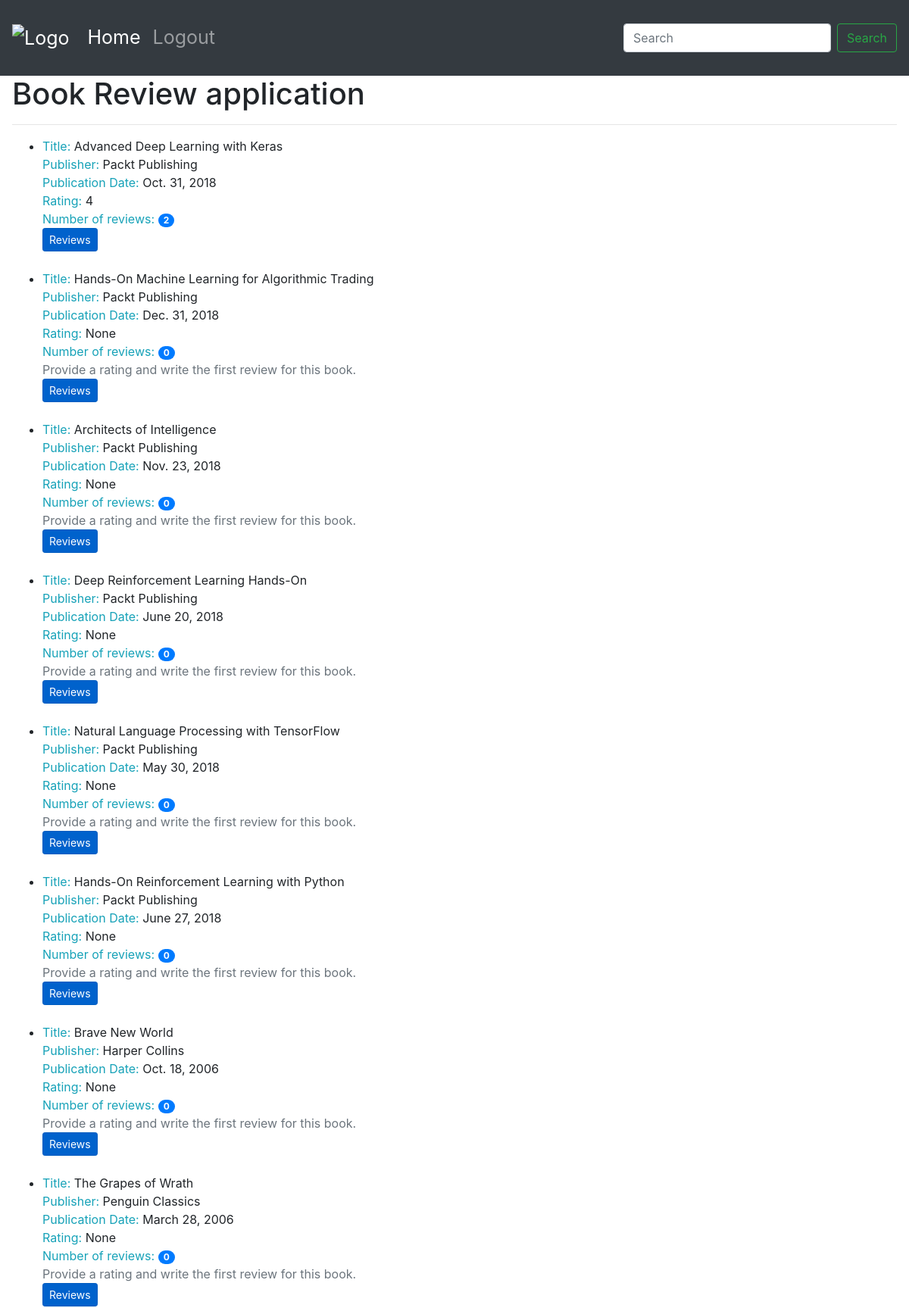
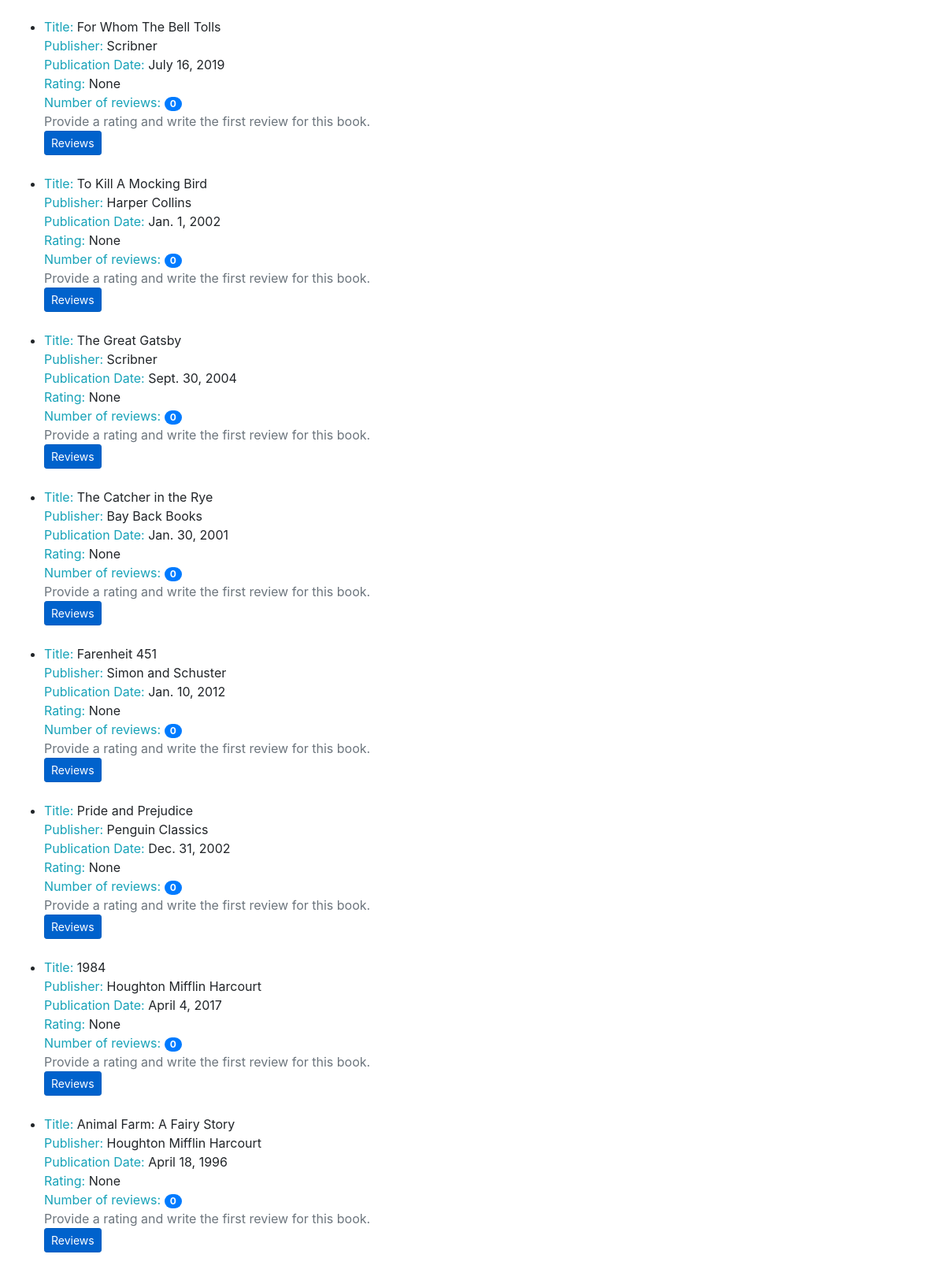
The page /books/ (upper part) on the database its author committed (2 pictures, top to bottom).
### reviews/models.py (models this page shows, shortened)
class Book(models.Model):
  title = models.CharField(max_length=70, help_text="The title of the book")
  publication_date = models.DateField(verbose_name="Date the book was published.")
  isbn = models.CharField(max_length=20, verbose_name="ISBN number of the book.")
  publisher = models.ForeignKey(Publisher, on_delete=models.CASCADE)
  contributor = models.ManyToManyField(Contributor, through="BookContributor")

class Publisher(models.Model):
  name = models.CharField(max_length=50, help_text="The name of the Publisher")
  website = models.URLField(help_text="The Publisher's website")
  email = models.EmailField(help_text="The Publisher's email address")
  def __str__(self):
    return self.name

### reviews/views.py (the view)
# urls.py: path('books/', book_list, name='book-list'),
def book_list(request):
  title = 'All Book'
  books = Book.objects.all()
  for book in books:
    reviews = book.review_set.all()
    if reviews:
      book.book_rating = average_rating([review.rating for review in reviews])
      book.number_of_reviews = len(reviews)
    else:
      book.book_rating = None
      book.number_of_reviews = 0
  return render(request, 'pages/book-list.html', {'books': books, 'title': title})

### reviews/utils.py (called while the page is built)
def average_rating(rating_list):
  if not rating_list:
    return 0
  return round(sum(rating_list) / len(rating_list))

### templates/pages/book-list.html
{% extends '../layouts/base.html' %}
{% block body %}
<h1>Book Review application</h1>
<hr>
<ul>
  {% for book in books %}
  <li>
    <span class="text-info">Title: </span>
    <span>{{ book.title }}</span>
    <br>
    <span class="text-info">Publisher: </span>
    <span>{{ book.publisher }}</span>
    <br>
    <span class="text-info">Publication Date: </span>
    <span>{{ book.publication_date }}</span>
    <br>
    <span class="text-info">Rating: </span>
    <span>{{ book.book_rating }}</span>
    <br>
    <span class="text-info">Number of reviews: </span>
    <span class="badge badge-primary badge-pill">{{ book.number_of_reviews }}</span>
    <br>
    {% if not book.book_rating %}
    <span class="text-secondary">Provide a rating and write the first review for this book.</span>
    <br>
    {% endif %}
    <a href="/books/{{book.id}}/" class="btn btn-primary btn-sm active" role="button" aria-pressed="true">Reviews</a>
  </li>
<br>
  {% endfor %}
</ul>
{% endblock %}

### rows shown on the page
Book: title "Advanced Deep Learning with Keras", publisher "Packt Publishing", publication_date "Oct. 31, 2018", book_rating "4", number_of_reviews "2"
Book: title "Hands-On Machine Learning for Algorithmic Trading", publisher "Packt Publishing", publication_date "Dec. 31, 2018", book_rating "None", number_of_reviews "0", shows "Provide a rating and write the first review for this book."
Book: title "Architects of Intelligence", publisher "Packt Publishing", publication_date "Nov. 23, 2018", book_rating "None", number_of_reviews "0", shows "Provide a rating and write the first review for this book."
Book: title "Deep Reinforcement Learning Hands-On", publisher "Packt Publishing", publication_date "June 20, 2018", book_rating "None", number_of_reviews "0", shows "Provide a rating and write the first review for this book."
Book: title "Natural Language Processing with TensorFlow", publisher "Packt Publishing", publication_date "May 30, 2018", book_rating "None", number_of_reviews "0", shows "Provide a rating and write the first review for this book."
Book: title "Hands-On Reinforcement Learning with Python", publisher "Packt Publishing", publication_date "June 27, 2018", book_rating "None", number_of_reviews "0", shows "Provide a rating and write the first review for this book."
Book: title "Brave New World", publisher "Harper Collins", publication_date "Oct. 18, 2006", book_rating "None", number_of_reviews "0", shows "Provide a rating and write the first review for this book."
Book: title "The Grapes of Wrath", publisher "Penguin Classics", publication_date "March 28, 2006", book_rating "None", number_of_reviews "0", shows "Provide a rating and write the first review for this book."
Book: title "For Whom The Bell Tolls", publisher "Scribner", publication_date "July 16, 2019", book_rating "None", number_of_reviews "0", shows "Provide a rating and write the first review for this book."
Book: title "To Kill A Mocking Bird", publisher "Harper Collins", publication_date "Jan. 1, 2002", book_rating "None", number_of_reviews "0", shows "Provide a rating and write the first review for this book."
Book: title "The Great Gatsby", publisher "Scribner", publication_date "Sept. 30, 2004", book_rating "None", number_of_reviews "0", shows "Provide a rating and write the first review for this book."
Book: title "The Catcher in the Rye", publisher "Bay Back Books", publication_date "Jan. 30, 2001", book_rating "None", number_of_reviews "0", shows "Provide a rating and write the first review for this book."
Book: title "Farenheit 451", publisher "Simon and Schuster", publication_date "Jan. 10, 2012", book_rating "None", number_of_reviews "0", shows "Provide a rating and write the first review for this book."
Book: title "Pride and Prejudice", publisher "Penguin Classics", publication_date "Dec. 31, 2002", book_rating "None", number_of_reviews "0", shows "Provide a rating and write the first review for this book."
Book: title "1984", publisher "Houghton Mifflin Harcourt", publication_date "April 4, 2017", book_rating "None", number_of_reviews "0", shows "Provide a rating and write the first review for this book."
Book: title "Animal Farm: A Fairy Story", publisher "Houghton Mifflin Harcourt", publication_date "April 18, 1996", book_rating "None", number_of_reviews "0", shows "Provide a rating and write the first review for this book."
